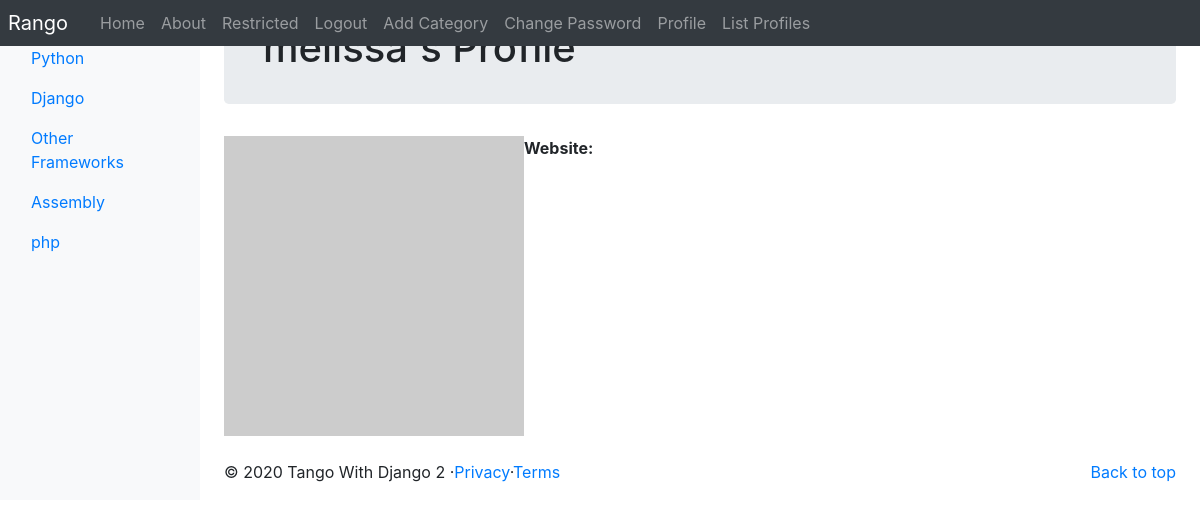
Page /rango/profile/melissa/ (signed in) on the committed database.
### rango/models.py (models this page shows, shortened)
class Category(models.Model):
    NAME_MAX_LENGTH = 128
    name = models.CharField(max_length=NAME_MAX_LENGTH, unique=True)
    views = models.IntegerField(default=0)
    likes = models.IntegerField(default=0)
    slug = models.SlugField(unique=True, default=uuid.uuid1)
    class Meta:
        verbose_name_plural = 'Categories'

### rango/views.py (the view, shortened to what this page needs)
# urls.py: path('profile/<username>/', views.ProfileView.as_view(), name='profile'),
class ProfileView(View):
    def get_user_details(self, username):
        try:
            user = User.objects.get(username=username)
        except User.DoesNotExist:
            return None
        user_profile = UserProfile.objects.get_or_create(user=user)[0]
        form = UserProfileForm({'website': user_profile.website,
                                'picture': user_profile.picture})
        return (user, user_profile, form)
    @method_decorator(login_required)
    def get(self, request, username):
        try:
            (user, user_profile, form) = self.get_user_details(username)
        except TypeError:
            return redirect(reverse('rango:index'))
        context_dict = {'user_profile': user_profile,
                        'selected_user': user,
                        'form': form}
        return render(request, 'rango/profile.html', context_dict)

### rango/templatetags/rango_template_tags.py (called while the page is built)
@register.inclusion_tag('rango/categories.html')
def get_category_list(current_category=None):
    return {'categories': Category.objects.all(),
            'current_category': current_category}

### templates/rango/profile.html (shortened to what this page needs)
{% extends 'rango/base.html' %}
{% load staticfiles %}
{% block body_block %}
    <div class="jumbotron p-4">
        <div class="container">
            <h1 class="jumbotron-heading">{{ selected_user.username }}'s Profile</h1>
        </div>
    </div>
    <div class="container">
        <div class="row">
            {% if user_profile.picture %}
                <img src="{{ MEDIA_URL }}{{ user_profile.picture }}" width="300" height="300" alt="{{ selected_user.username }}'s profile image" />
            {% else %}
                <img src="https://lorempixel.com/64/64/people/" width="300" height="300" alt="default profile image"/>
            {% endif %}
            <br />
            <div>
                {% if selected_user == user %}
                    <form method="post" action="." enctype="multipart/form-data">
                        {% csrf_token %}
                        {{ form.as_p }}
                        <input type="submit" value="Update" />
                    </form>
                {% else %}
                    <p>
                        <strong>Website:</strong>
                    </p>
                {% endif %}
            </div>
        </div>
    </div>
{% endblock %}

### templates/rango/categories.html (shortened to what this page needs)
<ul class="nav flex-column">
    {% if categories %}
        {% for c in categories %}
            {% if c == current_category %}
            <li class="nav-item">
                <strong>
                    <a class="nav-link active" href="{% url 'rango:show_category' c.slug %}">
                        <span data-feather="archive"></span>{{ c.name }}
                    </a>
                </strong>
            </li>
            {% else %}
            <li class="nav-item">
                <a class="nav-link" href="{% url 'rango:show_category' c.slug %}">
                    {{ c.name }}
                </a>
            </li>
            {% endif %}
        {% endfor %}
    {% else %}
        <li class="nav-item">
            <strong>There are no categories present.</strong>
        </li>
    {% endif %}
</ul>

### rows in the picture
Category: name "Python"
Category: name "Django"
Category: name "Other Frameworks"
Category: name "Assembly"
Category: name "php"

### other values in the picture
{{ selected_user.username }} "melissa"
